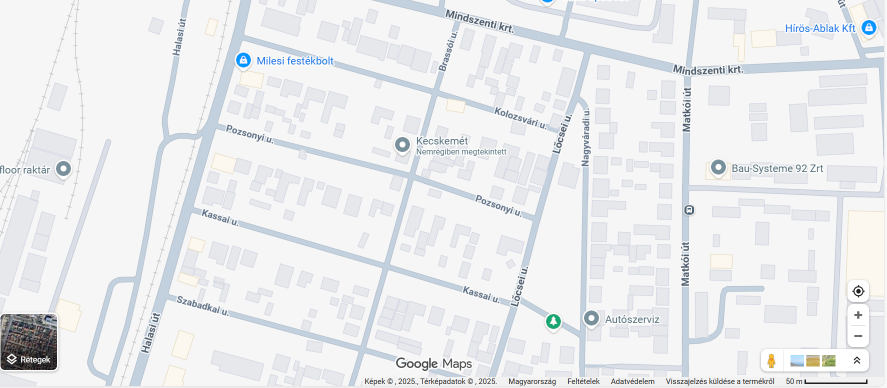
#> input picture map.png, 1774 x 775 px (shown at 1/2 size)
$ python hazteto_detektalas.py
#> lines starting #> are read from the running program, lines starting #| are printed output that depends on the picture; after the words box and inside, x2 and y2 are one past the last pixel; in counts of white or black regions, pixels touching at a corner belong together
import cv2
import numpy as np
import pytesseract
import re
from dataclasses import dataclass
from typing import List, Tuple, Optional


IMAGE_PATH = "map.png"


@dataclass
class ScaleInfo:
    """A térképskála adatai."""
    scale_m: float            # skála valós hossza (m)
    scale_px: int             # skálacsík hossza pixelben
    meters_per_pixel: float   # 1 pixel hány méter


@dataclass
class HouseMeasurement:
    """Egy detektált ház adatai."""
    index: int
    area_px: float
    area_m2: float
    centroid: Tuple[int, int]


# ---------- KÉPKEZELŐ OSZTÁLY ----------

class MapImage:
    """Kép beolvasása, alap infók, ROI kivágás stb."""

    def __init__(self, path: str) -> None:
        self.path = path
        self.img_bgr: Optional[np.ndarray] = None
        self.height: int = 0
        self.width: int = 0

    def load(self) -> None:
        self.img_bgr = cv2.imread(self.path)
#> self.img_bgr is the input picture: shape (775, 1774, 3); mean B, G, R 237.7, 235.7, 234.7
        if self.img_bgr is None:
            raise FileNotFoundError(f"Nem sikerült beolvasni a képet: {self.path}")
        self.height, self.width = self.img_bgr.shape[:2]
#> self.height = 775; self.width = 1774
        print(f"Kép mérete: {self.width}x{self.height}")
#| Kép mérete: 1774x775

    # [9 lines left out: functions get_rgb, get_gray, not called in this run]

    def get_roi(
        self,
        y_start_ratio: float,
        y_end_ratio: float,
        x_start_ratio: float,
        x_end_ratio: float,
    ) -> np.ndarray:
        """Egyszerű arányos ROI kivágás (0–1 tartomány)."""
#> called with y_start_ratio = 0.85, y_end_ratio = 1, x_start_ratio = 0.7, x_end_ratio = 0.95
        if self.img_bgr is None:
            raise RuntimeError("A kép még nincs beolvasva.")
        h, w = self.height, self.width
#> h = 775; w = 1774
        y1 = int(h * y_start_ratio)
#> y1 = 658
        y2 = int(h * y_end_ratio)
#> y2 = 775
        x1 = int(w * x_start_ratio)
#> x1 = 1241
        x2 = int(w * x_end_ratio)
#> x2 = 1685
        roi = self.img_bgr[y1:y2, x1:x2]
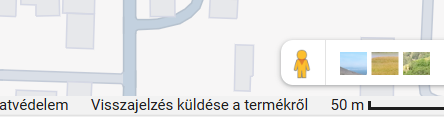
#> roi: shape (117, 444, 3); mean B, G, R 232.7, 233.1, 232.8
        print(f"Skála ROI mérete: {roi.shape[1]}x{roi.shape[0]}")
#| Skála ROI mérete: 444x117
        return roi


# ---------- SKÁLA DETEKTÁLÓ OSZTÁLY ----------

class ScaleDetector:
    """
    Skálafelirat OCR-rel, skálacsík HoughLinesP-vel.
    ROI-t arányokkal adjuk meg (alapértelmezés: eredeti kód).
    """

    def __init__(
        self,
        y_start_ratio: float = 0.85,
        y_end_ratio: float = 1.0,
        x_start_ratio: float = 0.70,
        x_end_ratio: float = 0.95,
    ) -> None:
        self.y_start_ratio = y_start_ratio
        self.y_end_ratio = y_end_ratio
        self.x_start_ratio = x_start_ratio
        self.x_end_ratio = x_end_ratio

    def detect(self, map_img: MapImage) -> ScaleInfo:
        """Fő belépési pont: skála detektálása és m/pixel számítás."""
        roi = map_img.get_roi(
            self.y_start_ratio,
            self.y_end_ratio,
            self.x_start_ratio,
            self.x_end_ratio,
        )

        scale_m = self._detect_scale_text(roi)
        scale_px = self._detect_scale_bar_length(roi)

        if scale_px == 0:
            raise RuntimeError("A detektált skálacsík hossza 0 pixel.")

        meters_per_pixel = scale_m / scale_px
        print("Skála valós hossza (m):", scale_m)
        print("Skálacsík hossza pixelekben:", scale_px)
        print(f"1 pixel ≈ {meters_per_pixel:.4f} m")

        # debug ROI mentése
        #cv2.imwrite("debug_scale_roi.png", roi)
        #print("Skála ROI mentve: debug_scale_roi.png")

        return ScaleInfo(
            scale_m=scale_m,
            scale_px=scale_px,
            meters_per_pixel=meters_per_pixel,
        )

    def _detect_scale_text(self, roi_bgr: np.ndarray) -> float:
        """OCR-rel kiolvassa a skála értékét (m vagy km)."""
        # 1) Eredeti ROI mentése (BGR)
        #cv2.imwrite("debug_scale_roi_original.png", roi_bgr)

        gray_roi = cv2.cvtColor(roi_bgr, cv2.COLOR_BGR2GRAY)
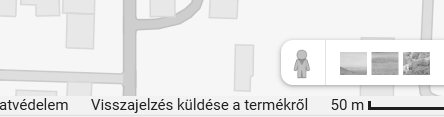
#> gray_roi: shape (117, 444); min 31, max 255, mean 232.8
        gray_roi = cv2.GaussianBlur(gray_roi, (3, 3), 0)
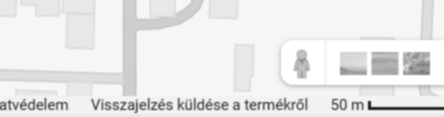
#> gray_roi: shape (117, 444); min 31, max 255, mean 232.8

        # 2) Szürke, elmosott ROI mentése
        #cv2.imwrite("debug_scale_gray_blur.png", gray_roi)

        gray_big = cv2.resize(
            gray_roi,
            None,
            fx=2.0,
            fy=2.0,
            interpolation=cv2.INTER_CUBIC
        )

        # 3) Felnagyított szürke ROI mentése
        #cv2.imwrite("debug_scale_gray_big.png", gray_big)

        _, thresh = cv2.threshold(
            gray_big, 0, 255, cv2.THRESH_BINARY + cv2.THRESH_OTSU
        )
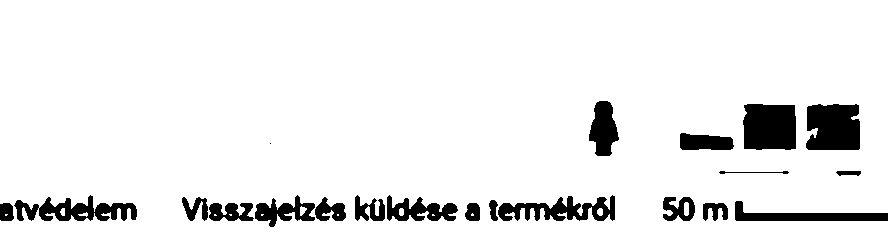
#> thresh: shape (234, 888); 92.1% white; 21 black regions (1 under 20 px), largest, box (x1, y1, x2, y2) and area: (743, 104, 796, 150) 2295, (806, 104, 860, 150) 2268, (14, 195, 137, 221) 1669

        # 4) Thresholdolt kép mentése – EZT látja a Tesseract
        cv2.imwrite("debug_scale_thresh_for_ocr.png", thresh)

        config = "--psm 7 -c tessedit_char_whitelist=0123456789m,k "
        text = pytesseract.image_to_string(thresh, config=config)
        print("OCR nyers szöveg:", repr(text))

        match = re.search(r"(\d+(?:[\.,]\d+)?)\s*(m|km)", text.lower())

        scale_m: Optional[float] = None
        if match:
            value = float(match.group(1).replace(",", "."))
            unit = match.group(2)
            if unit == "km":
                scale_m = value * 1000.0
            else:
                scale_m = value

        if scale_m is None or scale_m < 10:
            print("⚠️ OCR gyanús értéket adott, kézzel felülírjuk 50 m-re.")
            scale_m = 50.0

        return scale_m


    # [34 lines left out: function _detect_scale_bar_length, not called in this run]


# ---------- HÁZ DETEKTÁLÓ OSZTÁLY ----------

class HouseDetector:
    """
    Háttérszín-alapú házdetektálás, terület m²-ben kiírása.
    """

    def __init__(
        self,
        light_min: int = 230,
        dist_min: int = 6,
        min_area_px: int = 200,
    ) -> None:
        self.LIGHT_MIN = light_min
        self.DIST_MIN = dist_min
        self.min_area_px = min_area_px

    # [109 lines left out: functions detect_houses, _estimate_background_color, _create_house_mask, not called in this run]


# ---------- FŐ FELDOLGOZÓ OSZTÁLY ----------

class MapAnalyzer:
    """Magas szintű vezérlő, ami összefűzi a lépéseket."""

    def __init__(self, image_path: str) -> None:
        self.map_img = MapImage(image_path)
        self.scale_detector = ScaleDetector()
        self.house_detector = HouseDetector()

    def run(self) -> None:
        # 1. Kép beolvasása
        self.map_img.load()

        # 2. Skála detektálása
        scale_info = self.scale_detector.detect(self.map_img)

        # 3. Házak detektálása
        out_rgb, _ = self.house_detector.detect_houses(
            self.map_img, scale_info.meters_per_pixel
        )

        # 4. Eredmény mentése
        out_bgr = cv2.cvtColor(out_rgb, cv2.COLOR_RGB2BGR)
        cv2.imwrite("hazak_terulettel.png", out_bgr)
        print("\nKész: hazak_terulettel.png (házak kontúrral és m² felirattal)")


# ---------- FUTTATÁS ----------

if __name__ == "__main__":
    analyzer = MapAnalyzer(IMAGE_PATH)
    analyzer.run()
#> (the call stopped at in _detect_scale_text, `text = pytesseract.image_to_string(thresh, config=config)`: pytesseract is not available in this run)
